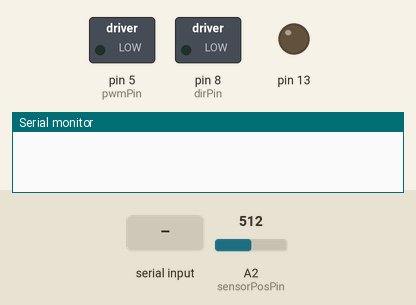
This sketch was run on a simulated Arduino Uno, built with avr-gcc and run on an emulated ATmega328P. Shown: switched loads named in the sketch (green lamp = pin HIGH), output pins drawn as LEDs (lit = HIGH), the last lines printed to the serial monitor. Inputs (shaded band) come from the test bench; at power-on: A2 (sensorPosPin) = 512.

Above: at 1.2 s.
1.3 s: "90,45\n" received over Serial
At 2.2 s:
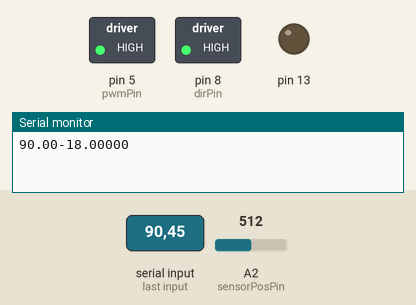
2.8 s: "5\n" received over Serial
At 3.3 s:
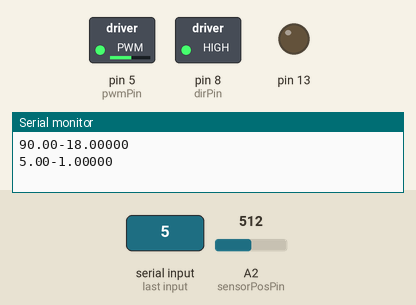
4.3 s: "30,150\n" received over Serial
At 5.6 s:
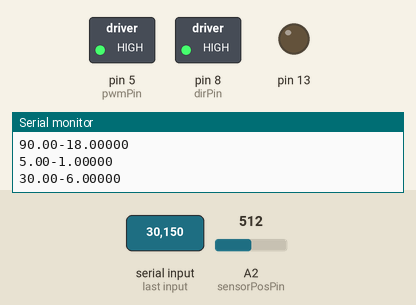
Timing chart, 0 to 7.3 s (numbered marks = the images above; inputs shaded):
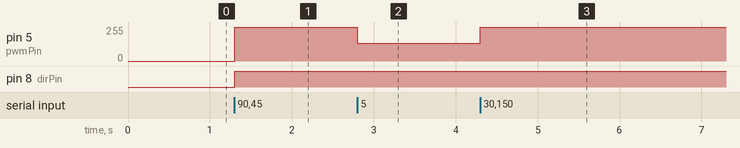

Measured:
- after the input at 1.3 s, pin 5 (pwmPin): 0/255 → 255/255 at once; pin 8 (dirPin): LOW → HIGH at once
- after the input at 2.8 s, pin 5 (pwmPin): 255/255 → 134/255 at once
- after the input at 4.3 s, pin 5 (pwmPin): 134/255 → 255/255 at once

The sketch:

1DOF_Hapkit.ino
```cpp
// Includes
#include <math.h>

// Pin declares
int pwmPin = 5; // PWM output pin for motor 1
int dirPin = 8; // direction output pin for motor 1
int sensorPosPin = A2; // input pin for MR sensor
int fsrPin = A3; // input pin for FSR sensor

// Position tracking variables
int updatedPos = 0;     // keeps track of the latest updated value of the MR sensor reading
int rawPos = 0;         // current raw reading from MR sensor
int lastRawPos = 0;     // last raw reading from MR sensor
int lastLastRawPos = 0; // last last raw reading from MR sensor
int flipNumber = 0;     // keeps track of the number of flips over the 180deg mark
int tempOffset = 0;
int rawDiff = 0;
int lastRawDiff = 0;
int rawOffset = 0;
int lastRawOffset = 0;
const int flipThresh = 700;  // threshold to determine whether or not a flip over the 180 degree mark occurred
boolean flipped = false;

// Kinematics variables
double xh = 0;           // position of the handle [m]
double theta_s = 0;      // Angle of the sector pulley in deg
double xh_prev;          // Distance of the handle at previous time step
double xh_prev2;
double dxh;              // Velocity of the handle
double dxh_prev;
double dxh_prev2;
double dxh_filt;         // Filtered velocity of the handle
double dxh_filt_prev;
double dxh_filt_prev2;

double force = 0;           // force at the handle
double Tp = 0;              // torque of the motor pulley
double duty = 0;            // duty cylce (between 0 and 255)
unsigned int output = 0;    // output command to the motor

void setup() {
  // Start the serial communication
  Serial.begin(115200);

  // Set PWM frequency
  setPwmFrequency(pwmPin,1);

  // Input pins
  pinMode(sensorPosPin, INPUT); // set MR sensor pin to be an input
  pinMode(fsrPin, INPUT);       // set FSR sensor pin to be an input

  // Output pins
  pinMode(pwmPin, OUTPUT);  // PWM pin for motor A
  pinMode(dirPin, OUTPUT);  // dir pin for motor A

  pinMode(13, OUTPUT);

  // Initialize motor
  analogWrite(pwmPin, 0);     // set to not be spinning (0/255)
  digitalWrite(dirPin, LOW);  // set direction

  // Initialize position valiables
  lastLastRawPos = analogRead(sensorPosPin);
  lastRawPos = analogRead(sensorPosPin);
}

void loop() {

  rawPos = analogRead(sensorPosPin);  //current raw position from MR sensor

  // Calculate differences between subsequent MR sensor readings
  rawDiff = rawPos - lastRawPos;          //difference btwn current raw position and last raw position
  lastRawDiff = rawPos - lastLastRawPos;  //difference btwn current raw position and last last raw position
  rawOffset = abs(rawDiff);
  lastRawOffset = abs(lastRawDiff);

  // Update position record-keeping vairables
  lastLastRawPos = lastRawPos;
  lastRawPos = rawPos;

  // Keep track of flips over 180 degrees
  if((lastRawOffset > flipThresh) && (!flipped)) { // enter this anytime the last offset is greater than the flip threshold AND it has not just flipped
    if(lastRawDiff > 0) {        // check to see which direction the drive wheel was turning
      flipNumber--;              // cw rotation
    } else {                     // if(rawDiff < 0)
      flipNumber++;              // ccw rotation
    }
    if(rawOffset > flipThresh) { // check to see if the data was good and the most current offset is above the threshold
      updatedPos = rawPos + flipNumber*rawOffset; // update the pos value to account for flips over 180deg using the most current offset
      tempOffset = rawOffset;
    } else {                     // in this case there was a blip in the data and we want to use lastactualOffset instead
      updatedPos = rawPos + flipNumber*lastRawOffset;  // update the pos value to account for any flips over 180deg using the LAST offset
      tempOffset = lastRawOffset;
    }
    flipped = true;            // set boolean so that the next time through the loop won't trigger a flip
  } else {                        // anytime no flip has occurred
    updatedPos = rawPos + flipNumber*tempOffset; // need to update pos based on what most recent offset is
    flipped = false;
  }

  double rh = 0.15;
  double ts = -0.00674 * updatedPos + 1.5;
  xh = radians(ts) * rh;
  // Serial.println(xh, 5);

  dxh = (double)(xh - xh_prev) / 0.001;

  // Calculate the filtered velocity of the handle using an infinite impulse response filter
  dxh_filt = .9*dxh + 0.1*dxh_prev;

  // Record the position and velocity
  xh_prev2 = xh_prev;
  xh_prev = xh;

  dxh_prev2 = dxh_prev;
  dxh_prev = dxh;

  dxh_filt_prev2 = dxh_filt_prev;
  dxh_filt_prev = dxh_filt;

  if (Serial.available() > 0) {
    // Read the incoming data as a string
    String data = Serial.readStringUntil('\n');
    // Optionally convert to a float if needed
    double phyphox_data = data.toFloat();
    // Print the received data to the serial monitor
    // Serial.println(phyphox_data);
    double k_stiff = 20;
    force = 0.01 * phyphox_data * k_stiff;
    Serial.print(phyphox_data);
    Serial.print('-');
    Serial.println(force, 5);
  }

  double rp = 0.0047625;   //[m]
  double rs = 0.085;   //[m]
  double jacob = rh * rp / rs;
  Tp = jacob * force;

    // Determine correct direction for motor torque
  if(force > 0) {
    digitalWrite(dirPin, HIGH);
  } else {
    digitalWrite(dirPin, LOW);
  }

  // Compute the duty cycle required to generate Tp (torque at the motor pulley)
  duty = sqrt(abs(Tp)/0.03);

  // Make sure the duty cycle is between 0 and 100%
  if (duty > 1) {
    duty = 1;
  } else if (duty < 0) {
    duty = 0;
  }
  output = (int)(duty* 255);   // convert duty cycle to output signal
  analogWrite(pwmPin,output);  // output the signal
}

// --------------------------------------------------------------
// Function to set PWM Freq -- DO NOT EDIT
// --------------------------------------------------------------
void setPwmFrequency(int pin, int divisor) {
  byte mode;
  if(pin == 5 || pin == 6 || pin == 9 || pin == 10) {
    switch(divisor) {
      case 1: mode = 0x01; break;
      case 8: mode = 0x02; break;
      case 64: mode = 0x03; break;
      case 256: mode = 0x04; break;
      case 1024: mode = 0x05; break;
      default: return;
    }
    if(pin == 5 || pin == 6) {
      TCCR0B = TCCR0B & 0b11111000 | mode;
    } else {
      TCCR1B = TCCR1B & 0b11111000 | mode;
    }
  } else if(pin == 3 || pin == 11) {
    switch(divisor) {
      case 1: mode = 0x01; break;
      case 8: mode = 0x02; break;
      case 32: mode = 0x03; break;
      case 64: mode = 0x04; break;
      case 128: mode = 0x05; break;
      case 256: mode = 0x06; break;
      case 1024: mode = 0x7; break;
      default: return;
    }
    TCCR2B = TCCR2B & 0b11111000 | mode;
  }
}
```
